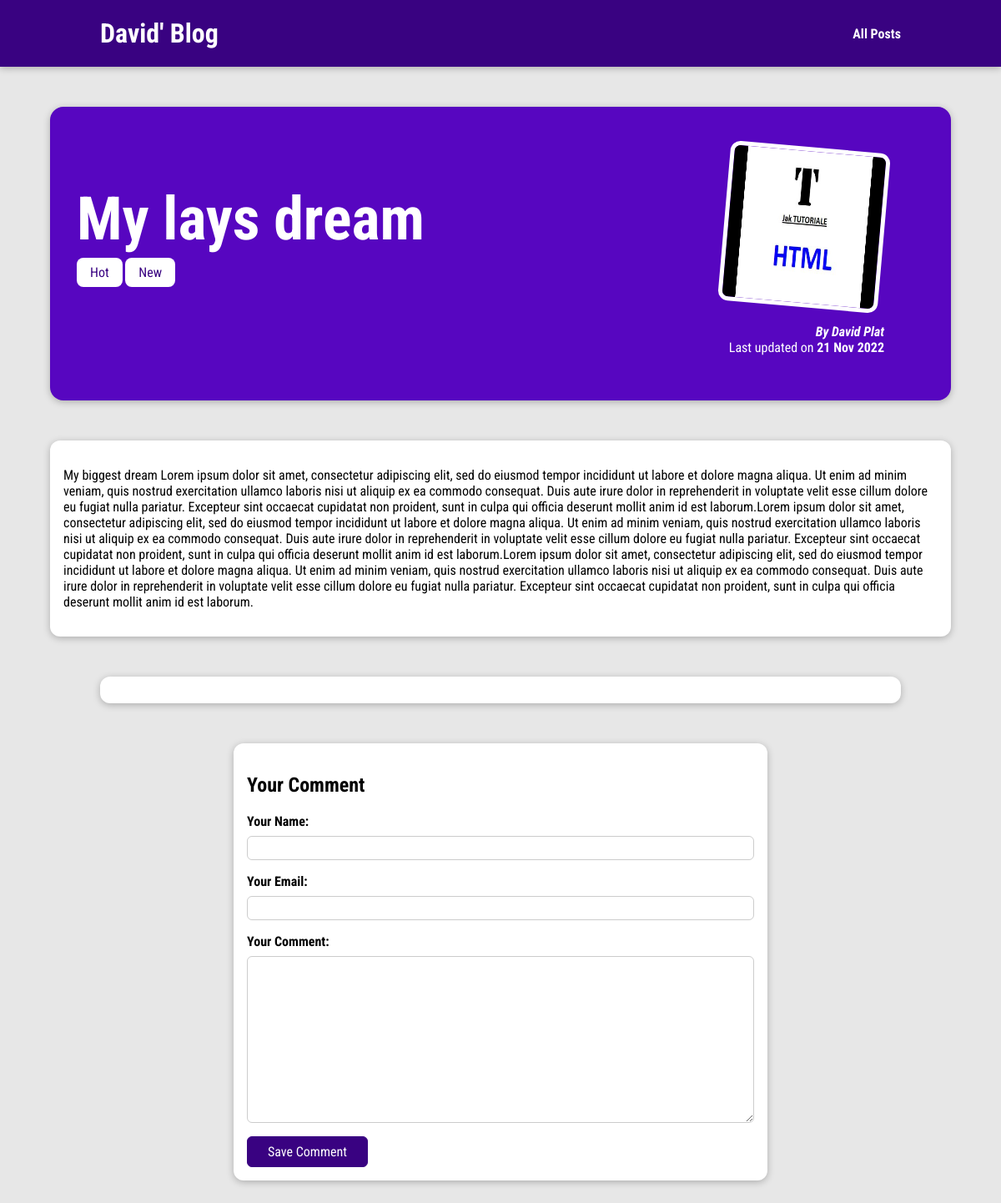
Screenshot of /posts/Chips with the database file from the repository.
### blog/models.py (models this page shows, shortened)
class Post(models.Model):
    title = models.CharField(max_length=100)
    image = models.ImageField(upload_to="posts", null=True)
    author = models.ForeignKey(Author, on_delete = models.PROTECT, null = False)
    date = models.DateField( auto_now=False, auto_now_add=True)
    slug = models.SlugField(null=False,unique = True, db_index=True)
    excerpt = models.CharField(max_length=350)
    content = models.TextField(validators=[MinLengthValidator(10)])
    tags = models.ManyToManyField(Tag)

class Tag(models.Model):
    caption = models.CharField(max_length=25)

class Author(models.Model):
    first_name = models.CharField(max_length=100)
    last_name = models.CharField(max_length=100)
    email_address = models.EmailField()
    def __str__(self):
        return f"{self.first_name} {self.last_name} "

### blog/views.py (the view, shortened to what this page needs)
# urls.py: path("posts/<slug:slug>", views.SinglePostView.as_view(), name = "singpo")
class SinglePostView(View):
    def get(self, request, slug):
        post = Post.objects.get(slug=slug)
        context = {
            "post": post,
            "post_tags": post.tags.all(),
            "comment_form": CommentForm(),
            "comments": post.comments.all().order_by("-id")
        }
        return render(request, "blog/single_post.html", context)

### blog/forms.py
class CommentForm(forms.ModelForm):
    class Meta:
        model = Comment
        exclude = ["post"]
        labels = {
            "user_name": "Your Name",
            "user_email": "Your Email",
            "text": "Your Comment"
            }

### blog/templates/blog/single_post.html (shortened to what this page needs)
{% extends "base.html" %}
{% load static %}
{% block css_files %}
<link rel= "stylesheet" href="{% static "blog/single_post.css" %}"/>
{% endblock %}
{% block content %}
<section id="summary">
    <h2>{{post.title}}</h2>
    <div>
        {% for tag in post_tags%}
        <span class="tag">{{ tag.caption }}</span>
        {% endfor %}
    </div>
    <article>
    <img src="{{ post.image.url }}" alt="{{post.title}}"/>
    <address>By <a href="mailto:{{ post.author.email_address }}">{{post.author}}</a></address>
    <div>
        Last updated on <time>{{post.date|date:"d M Y"}}</time>
    </div>
    </article>
</section>
<main>
        {{post.content|linebreaks}}
</main>
    <section id="comments">
            </section>
    <section id="comment-form">
        <h2>Your Comment</h2>
        <form action="{% url "singpo" post.slug %} "method="POST">
            {% for form_field in comment_form %}
            <div class="form-control {% if form_field.errors %} invalid {% endif %}">
                {{ form_field.label_tag }}
                {{ form_field }}
            </div>
        {% endfor %}
            <button>Save Comment</button>
        </form>
    </section>
{% endblock%}

### static/styles.css (style rules this page uses)
* { box-sizing: border-box; }
html { font-family: 'Roboto Condensed', sans-serif; }
body { margin: 0; }
h1, h2, h3 { font-family: 'Roboto Condensed', sans-serif; font-weight: bold; }

### blog/static/blog/single_post.css (style rules this page uses)
body { background-color: #e7e7e7; }
#summary { margin: 8rem auto 3rem auto; padding: 2rem; width: 90%; max-width: 90rem; border-radius: 16px; background-color: #5706c0; position: relative; box-shadow: 0 2px 8px rgba(0, 0, 0, 0.25); height: 22rem; }
#summary h2 { color: white; font-size: 4.5rem; margin-bottom: 0.75rem; }
#summary article { position: absolute; top: 2rem; right: 3rem; padding: 1rem 2rem; border-radius: 12px; text-align: right; color: white; }
#summary article img { width: 12rem; height: 12rem; border-radius: 12px; transform: rotateZ(5deg); border: 5px solid white; margin-bottom: 1rem; }
#summary address { font-weight: bold; }
#summary a { color: white; text-decoration: none; }
#summary time { font-weight: bold; }
main { width: 90%; max-width: 90rem; margin: 3rem auto; background-color: white; padding: 1rem; border-radius: 12px; box-shadow: 0 2px 8px rgba(0, 0, 0, 0.25); }
.tag { background-color: white; color: #390281; padding: 0.5rem 1rem; border-radius: 8px; }
#comment-form { margin: 3rem auto; width: 90%; max-width: 40rem; border-radius: 12px; background-color: white; box-shadow: 0 2px 8px rgba(0,0,0,0.25); padding: 1rem; }
#comment-form button { font: inherit; background-color: #390281; color: white; border: 1px solid #390281; padding: 0.5rem 1.5rem; border-radius: 6px; cursor: pointer; }
.form-control { margin-bottom: 1rem; }
.form-control label { font-weight: bold; margin-bottom: 0.5rem; display: block; }
.form-control input, .form-control textarea { display: block; width: 100%; font: inherit; padding: 0.25rem; border-radius: 6px; border: 1px solid #ccc; }
#comments { margin: 3rem auto; width: 90%; max-width: 60rem; border-radius: 12px; background-color: white; box-shadow: 0 2px 8px rgba(0,0,0,0.25); padding: 1rem 2rem; }

### rows the page displays
Post: title "My lays dream", image (picture), author "David Plat", date "21 Nov 2022", content "My biggest dream Lorem ipsum dolor sit amet, consectetur adipiscing elit, sed do eiusmod tempor incididunt ut labore et dolore magna aliqua. Ut enim ad minim veniam, quis nostrud exercitation ullamco laboris nisi ut aliquip ex ea commodo consequat. Duis aute irure dolor in reprehenderit in voluptate velit esse cillum dolore eu fugiat nulla pariatur. Excepteur sint occaecat cupidatat non proident, sunt in culpa qui officia deserunt mollit anim id est laborum.Lorem ipsum dolor sit amet, consectetur adipiscing elit, sed do eiusmod tempor incididunt ut labore et dolore magna aliqua. Ut enim ad minim veniam, quis nostrud exercitation ullamco laboris nisi ut aliquip ex ea commodo consequat. Duis…"
Tag: caption "Hot"
Tag: caption "New"
